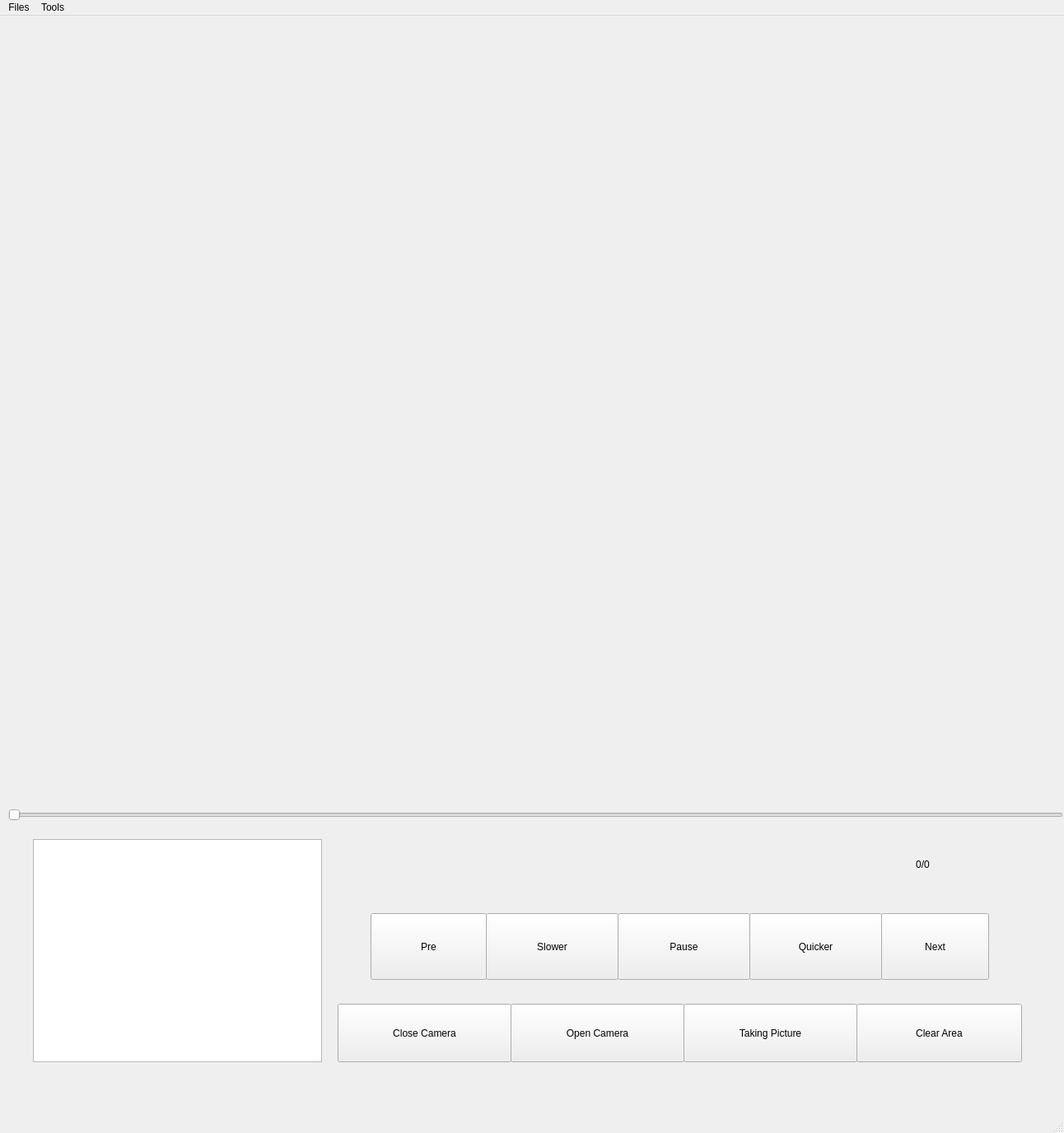
<?xml version="1.0" encoding="UTF-8"?>
<ui version="4.0">
 <class>Window</class>
 <widget class="QMainWindow" name="Window">
  <property name="geometry">
   <rect>
    <x>0</x>
    <y>0</y>
    <width>1292</width>
    <height>1376</height>
   </rect>
  </property>
  <property name="windowTitle">
   <string>MainWindow</string>
  </property>
  <property name="iconSize">
   <size>
    <width>600</width>
    <height>600</height>
   </size>
  </property>
  <widget class="QWidget" name="centralwidget">
   <property name="sizePolicy">
    <sizepolicy hsizetype="Preferred" vsizetype="Preferred">
     <horstretch>0</horstretch>
     <verstretch>0</verstretch>
    </sizepolicy>
   </property>
   <widget class="QWidget" name="widget_video" native="true">
    <property name="geometry">
     <rect>
      <x>-10</x>
      <y>0</y>
      <width>1321</width>
      <height>931</height>
     </rect>
    </property>
   </widget>
   <widget class="QWidget" name="widget_Button" native="true">
    <property name="geometry">
     <rect>
      <x>-10</x>
      <y>970</y>
      <width>1291</width>
      <height>341</height>
     </rect>
    </property>
    <widget class="QPushButton" name="Button_Open_Camera">
     <property name="geometry">
      <rect>
       <x>630</x>
       <y>230</y>
       <width>211</width>
       <height>71</height>
      </rect>
     </property>
     <property name="text">
      <string>Open Camera</string>
     </property>
    </widget>
    <widget class="QPushButton" name="Button_ClearArea">
     <property name="geometry">
      <rect>
       <x>1050</x>
       <y>230</y>
       <width>201</width>
       <height>71</height>
      </rect>
     </property>
     <property name="text">
      <string>Clear Area</string>
     </property>
    </widget>
    <widget class="QPushButton" name="Button_Slower">
     <property name="geometry">
      <rect>
       <x>600</x>
       <y>120</y>
       <width>161</width>
       <height>81</height>
      </rect>
     </property>
     <property name="text">
      <string>Slower</string>
     </property>
    </widget>
    <widget class="QPushButton" name="Button_Pause">
     <property name="geometry">
      <rect>
       <x>760</x>
       <y>120</y>
       <width>161</width>
       <height>81</height>
      </rect>
     </property>
     <property name="text">
      <string>Pause</string>
     </property>
    </widget>
    <widget class="QPushButton" name="Button_Quicker">
     <property name="geometry">
      <rect>
       <x>920</x>
       <y>120</y>
       <width>161</width>
       <height>81</height>
      </rect>
     </property>
     <property name="text">
      <string>Quicker</string>
     </property>
    </widget>
    <widget class="QPushButton" name="Button_TakePic">
     <property name="geometry">
      <rect>
       <x>840</x>
       <y>230</y>
       <width>211</width>
       <height>71</height>
      </rect>
     </property>
     <property name="text">
      <string>Taking Picture</string>
     </property>
    </widget>
    <widget class="QPushButton" name="Button_Close_Camera">
     <property name="geometry">
      <rect>
       <x>420</x>
       <y>230</y>
       <width>211</width>
       <height>71</height>
      </rect>
     </property>
     <property name="text">
      <string>Close Camera</string>
     </property>
    </widget>
    <widget class="QPushButton" name="Button_Next">
     <property name="geometry">
      <rect>
       <x>1080</x>
       <y>120</y>
       <width>131</width>
       <height>81</height>
      </rect>
     </property>
     <property name="text">
      <string>Next</string>
     </property>
    </widget>
    <widget class="QPushButton" name="Button_Pre">
     <property name="geometry">
      <rect>
       <x>460</x>
       <y>120</y>
       <width>141</width>
       <height>81</height>
      </rect>
     </property>
     <property name="text">
      <string>Pre</string>
     </property>
    </widget>
    <widget class="QListWidget" name="listWidget">
     <property name="geometry">
      <rect>
       <x>50</x>
       <y>30</y>
       <width>351</width>
       <height>271</height>
      </rect>
     </property>
    </widget>
    <widget class="QLabel" name="label">
     <property name="geometry">
      <rect>
       <x>960</x>
       <y>30</y>
       <width>341</width>
       <height>61</height>
      </rect>
     </property>
     <property name="text">
      <string>0/0</string>
     </property>
     <property name="scaledContents">
      <bool>false</bool>
     </property>
     <property name="alignment">
      <set>Qt::AlignCenter</set>
     </property>
    </widget>
   </widget>
   <widget class="QSlider" name="Video_Slider">
    <property name="geometry">
     <rect>
      <x>10</x>
      <y>940</y>
      <width>1281</width>
      <height>61</height>
     </rect>
    </property>
    <property name="orientation">
     <enum>Qt::Horizontal</enum>
    </property>
   </widget>
  </widget>
  <widget class="QMenuBar" name="menubar">
   <property name="geometry">
    <rect>
     <x>0</x>
     <y>0</y>
     <width>1292</width>
     <height>39</height>
    </rect>
   </property>
   <property name="defaultUp">
    <bool>false</bool>
   </property>
   <property name="nativeMenuBar">
    <bool>true</bool>
   </property>
   <widget class="QMenu" name="menu_file">
    <property name="tearOffEnabled">
     <bool>false</bool>
    </property>
    <property name="title">
     <string>Files</string>
    </property>
    <property name="separatorsCollapsible">
     <bool>false</bool>
    </property>
    <property name="toolTipsVisible">
     <bool>false</bool>
    </property>
    <addaction name="file_Action_OpenVideo"/>
    <addaction name="file_Action_OpenMusic"/>
    <addaction name="file__Action_OpenPicture"/>
    <addaction name="file_Action_Close"/>
   </widget>
   <widget class="QMenu" name="menu_tools">
    <property name="title">
     <string>Tools</string>
    </property>
   </widget>
   <addaction name="menu_file"/>
   <addaction name="menu_tools"/>
  </widget>
  <widget class="QStatusBar" name="statusBar"/>
  <action name="file_Action_OpenVideo">
   <property name="text">
    <string>OpenVideo</string>
   </property>
  </action>
  <action name="file_Action_Close">
   <property name="text">
    <string>Close</string>
   </property>
  </action>
  <action name="file__Action_OpenPicture">
   <property name="text">
    <string>OpenPicture</string>
   </property>
  </action>
  <action name="file_Action_OpenMusic">
   <property name="text">
    <string>OpenMusic</string>
   </property>
  </action>
 </widget>
 <resources/>
 <connections/>
</ui>
